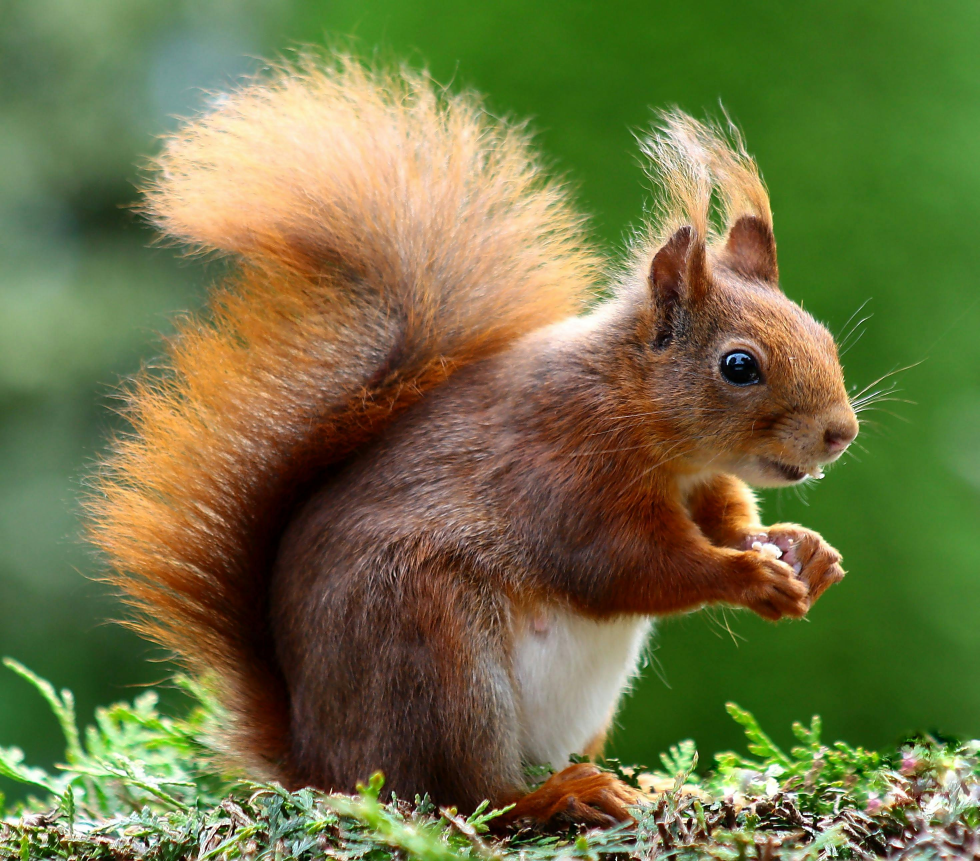
#> input picture practice/img/img-1.jpg, 2939 x 2583 px, found by its file name (shown at 1/3 size)
$ python translation.py
#> lines starting #> are read from the running program, lines starting #| are printed output that depends on the picture
import numpy as np
import cv2
import os

# baca gambar
file_path = os.path.join(".", "./img/img-1.jpg")
image = cv2.imread(file_path)
#> image is the input picture: shape (2583, 2939, 3); mean B, G, R 67.8, 115.2, 112.6

sMatrix = np.float32([[1, 0, 250], [0, 1, 500]])
shifted = cv2.warpAffine(image, sMatrix, [image.shape[1], image.shape[0]])
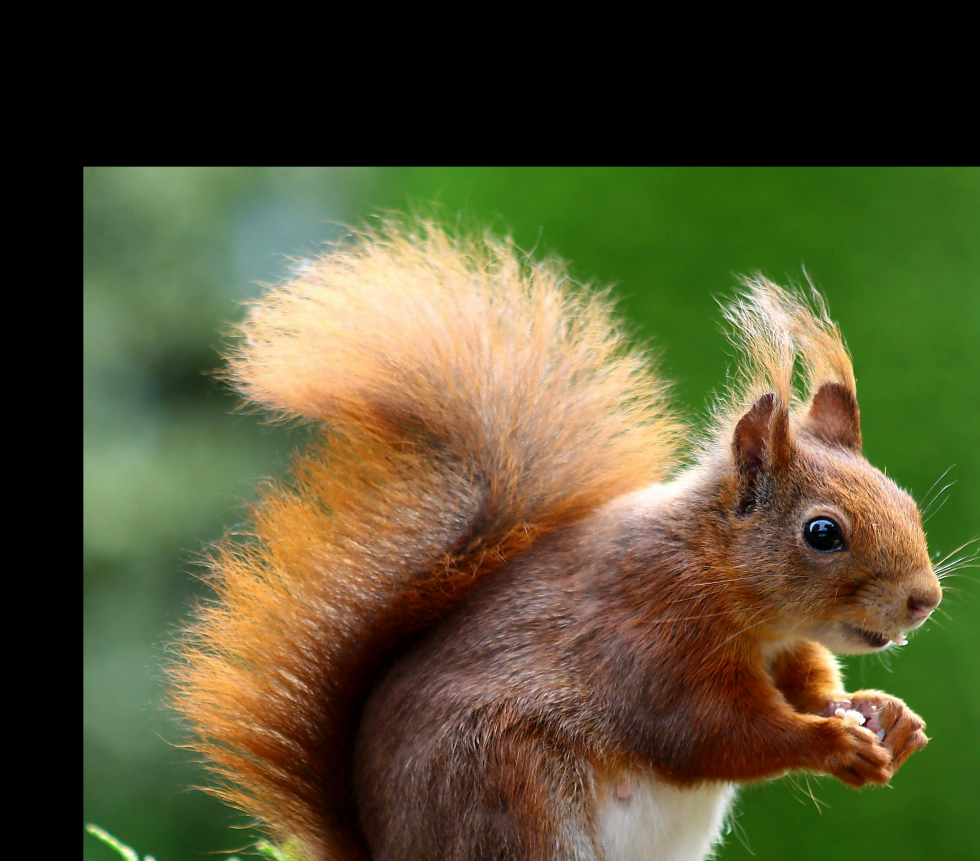
#> shifted: shape (2583, 2939, 3) (shown at 1/3 size); mean B, G, R 50.1, 83.1, 86.5


cv2.imshow("shifted", shifted)
cv2.waitKey(5000)

$ run again, with practice/img/children.jpg copied over practice/img/img-1.jpg
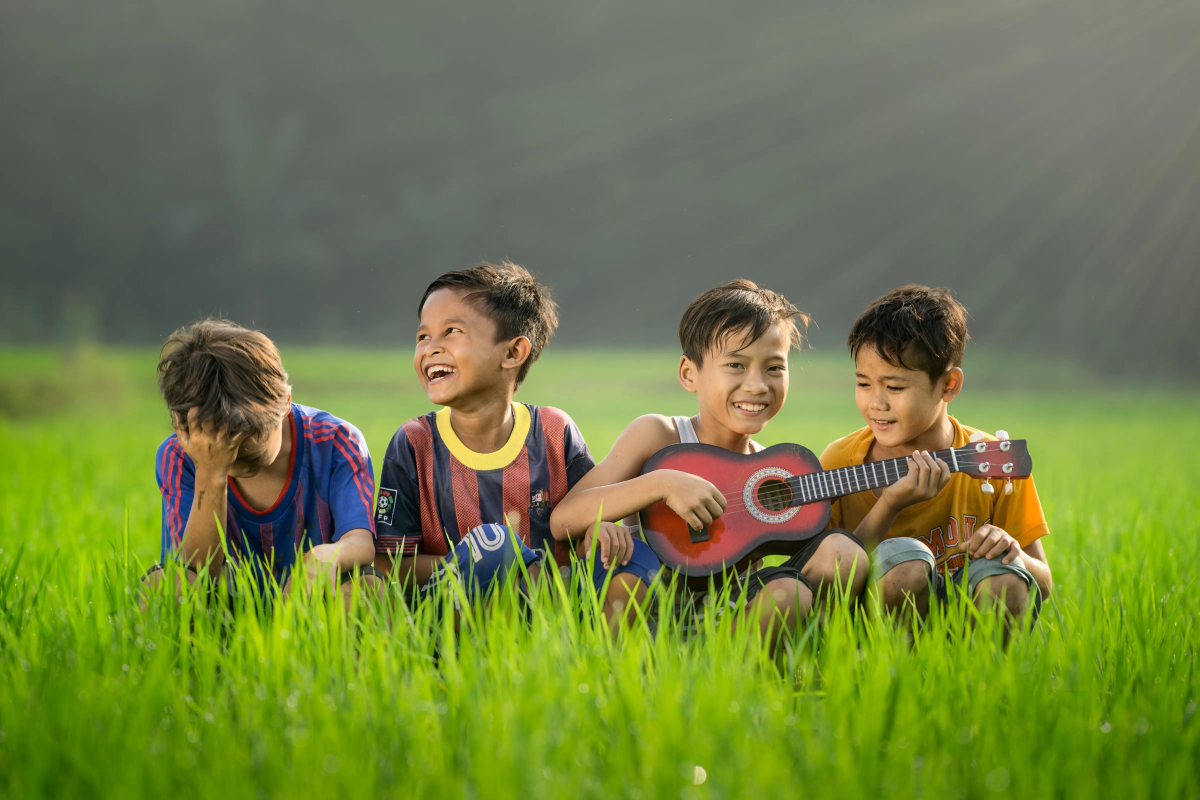
#> input picture practice/img/children.jpg, 4800 x 3200 px, found by its file name (shown at 1/4 size)
#> image is the input picture: shape (3200, 4800, 3); mean B, G, R 68.2, 125.2, 112.6
#> `shifted = cv2.warpAffine(image, sMatrix, [image.shape[1], image.shape[..`:
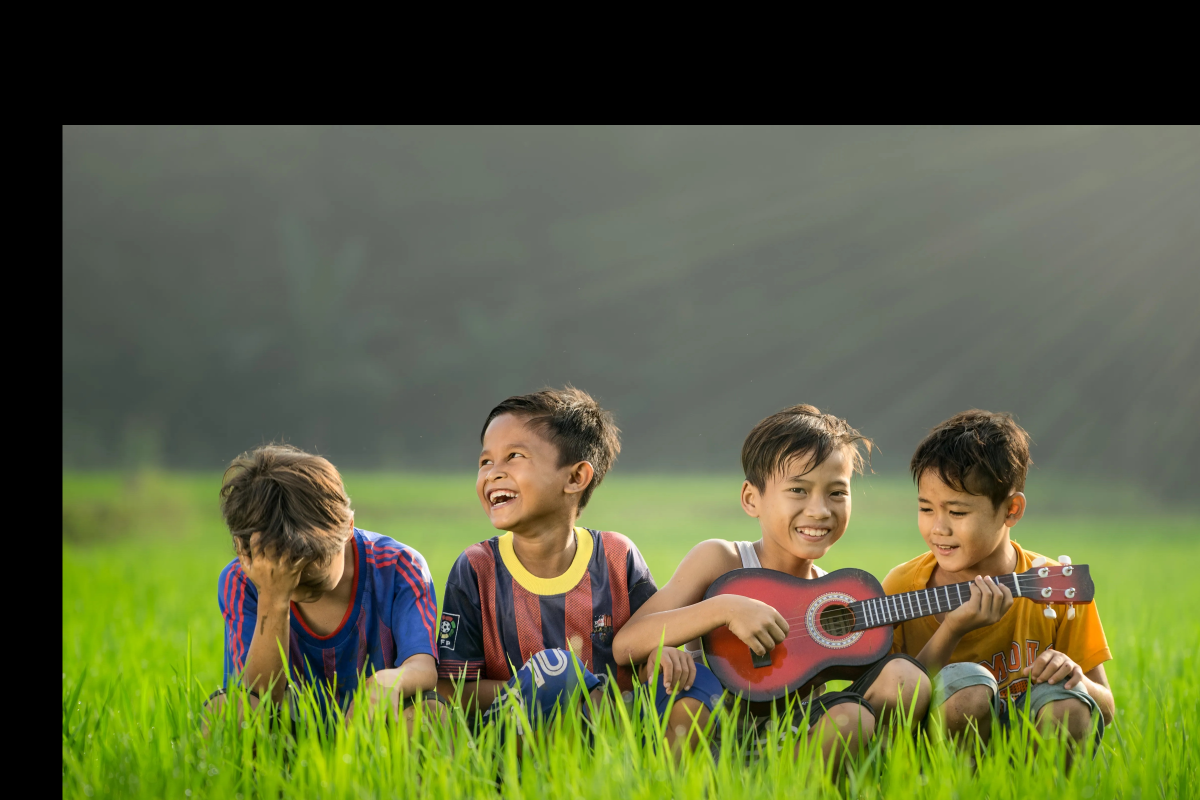
#> shifted: shape (3200, 4800, 3) (shown at 1/4 size); mean B, G, R 63.5, 96.7, 91.8
